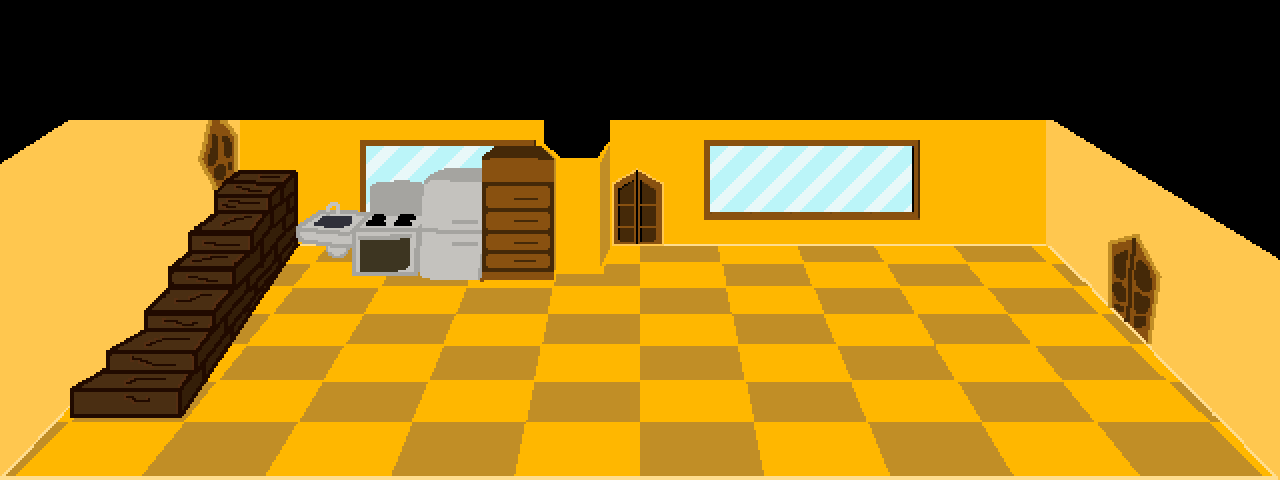

This game map was drawn from its Tiled (.tmx) file and the tilesets committed beside it. A one-line description and the full map source follow:
An orthogonal 32x12 tile map with 40x40 px tiles, 1 tile layer (tiles) and 17 objects (transition, spawn).

<map version="1.11" tiledversion="1.11.2" orientation="orthogonal" renderorder="right-down" width="32" height="12" tilewidth="40" tileheight="40" infinite="0" nextlayerid="5" nextobjectid="69">
 <editorsettings>
  <export target="kyuma_home.lua" format="lua" />
 </editorsettings>
 <tileset firstgid="1" source="../tilesets/kyuma_home.tsx" />
 <layer id="1" name="tiles" width="32" height="12">
  <data encoding="csv">
0,0,0,0,0,0,0,0,0,0,0,0,0,0,0,0,0,0,0,0,0,0,0,0,0,0,0,0,0,0,0,0,
0,0,0,0,0,0,0,0,0,0,0,0,0,0,0,0,0,0,0,0,0,0,0,0,0,0,0,0,0,0,0,0,
0,0,0,0,0,0,0,0,0,0,0,0,0,0,0,0,0,0,0,0,0,0,0,0,0,0,0,0,0,0,0,0,
1,2,3,4,5,6,7,8,9,10,11,12,13,14,15,16,17,18,19,20,21,22,23,24,25,26,27,28,29,30,31,32,
33,34,35,36,37,38,39,40,41,42,43,44,45,46,47,48,49,50,51,52,53,54,55,56,57,58,59,60,61,62,63,64,
65,66,67,68,69,70,71,72,73,74,75,76,77,78,79,80,81,82,83,84,85,86,87,88,89,90,91,92,93,94,95,96,
97,98,99,100,101,102,103,104,105,106,107,108,109,110,111,112,113,114,115,116,117,118,119,120,121,122,123,124,125,126,127,128,
129,130,131,132,133,134,135,136,137,138,139,140,141,142,143,144,145,146,147,148,149,150,151,152,153,154,155,156,157,158,159,160,
161,162,163,164,165,166,167,168,169,170,171,172,173,174,175,176,177,178,179,180,181,182,183,184,185,186,187,188,189,190,191,192,
193,194,195,196,197,198,199,200,201,202,203,204,205,206,207,208,209,210,211,212,213,214,215,216,217,218,219,220,221,222,223,224,
225,226,227,228,229,230,231,232,233,234,235,236,237,238,239,240,241,242,243,244,245,246,247,248,249,250,251,252,253,254,255,256,
257,258,259,260,261,262,263,264,265,266,267,268,269,270,271,272,273,274,275,276,277,278,279,280,281,282,283,284,285,286,287,288
</data>
 </layer>
 <objectgroup id="2" name="collision">
  <object id="26" x="0" y="80" width="1640" height="40" />
  <object id="30" x="560" y="120" width="40" height="141.333" />
  <object id="35" x="0" y="120" width="40" height="360" />
  <object id="40" x="40" y="480" width="1880" height="40" />
  <object id="41" x="1280" y="120" width="40" height="360" />
  <object id="43" x="1160" y="120" width="120" height="240" />
  <object id="44" x="1200" y="360" width="80" height="40" />
  <object id="45" x="1240" y="400" width="40" height="40" />
  <object id="46" x="680" y="120" width="480" height="120" />
  <object id="55" x="600" y="120" width="80" height="110.667" />
  <object id="57" x="200" y="120" width="80" height="37.3333" />
  <object id="60" x="40" y="440">
   <polygon points="0,0 160,-240 160,-320 0,-320" />
  </object>
  <object id="61" x="178.667" y="416">
   <polygon points="0,0 0,-28 93.3333,-226.667 118.667,-257.333 117.333,-166.667" />
  </object>
  <object id="62" x="553.333" y="266.667">
   <polygon points="0,0 -200,0 -264,-5.33333 -273.333,-146.667 6.66667,-146.667" />
  </object>
  <object id="68" x="1080" y="200">
   <polygon points="0,0 40,40 80,40 80,160 120,160 120,0" />
  </object>
 </objectgroup>
 <objectgroup id="3" name="objects">
  <object id="64" name="transition" x="1120" y="360">
   <properties>
    <property name="map" value="town" />
    <property name="marker" value="kyuma_home_entry" />
   </properties>
   <polygon points="0,0 -38.6667,-38.6667 -38.6667,-158.667 22.3333,-177.667 86.3333,-136.667 81.3333,1.33333" />
  </object>
 </objectgroup>
 <objectgroup id="4" name="markers">
  <object id="20" name="spawn" x="240" y="200">
   <point />
  </object>
 </objectgroup>
</map>
